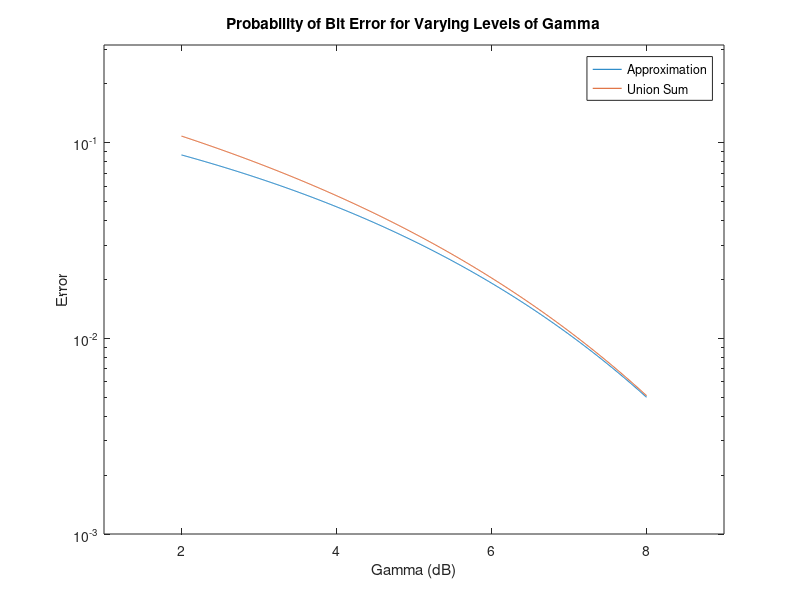

Write MATLAB code to recreate this figure.
%Michael Bentivegna
%Comm Theory - Homework 6

clear;
clc;
close all;

%% Question 3d

%Let epsilon equal 1 for calculations
d_min = [2 2*sqrt(2) 4 2*sqrt(5) 6 2*sqrt(10)];
k = [20 12 8 8 4 4];

%Calculated Vectors
alpha = k./24
beta = (d_min).^2/4

%% Question 3f

%Find approximation using value chosen from part e
x = linspace(2, 8, 1000);
Approximation = alpha(1)*qfunc(sqrt(10.^(x/10)));

%Find actual value using the union sum
Union_Sum = zeros([1,1000]);
for i = 1:6
    Union_Sum(1, :) = Union_Sum(1, :) + alpha(i).*qfunc(sqrt(beta(i)*10.^(x./10)));
end

%Graph the plot
figure(1);
semilogy(x, Approximation, x, Union_Sum);
xlim([1 9]);
ylim([10^(-3) 10^(-.5)]);
legend('Approximation','Union Sum')
xlabel("Gamma (dB)");
ylabel("Error");
title("Probability of Bit Error for Varying Levels of Gamma");

%Find difference in bit error at 2dB vs 8dB
Check2 = 1 - (Approximation(1) / Union_Sum(1))
Check8 = 1 - (Approximation(1000) / Union_Sum(1000))

